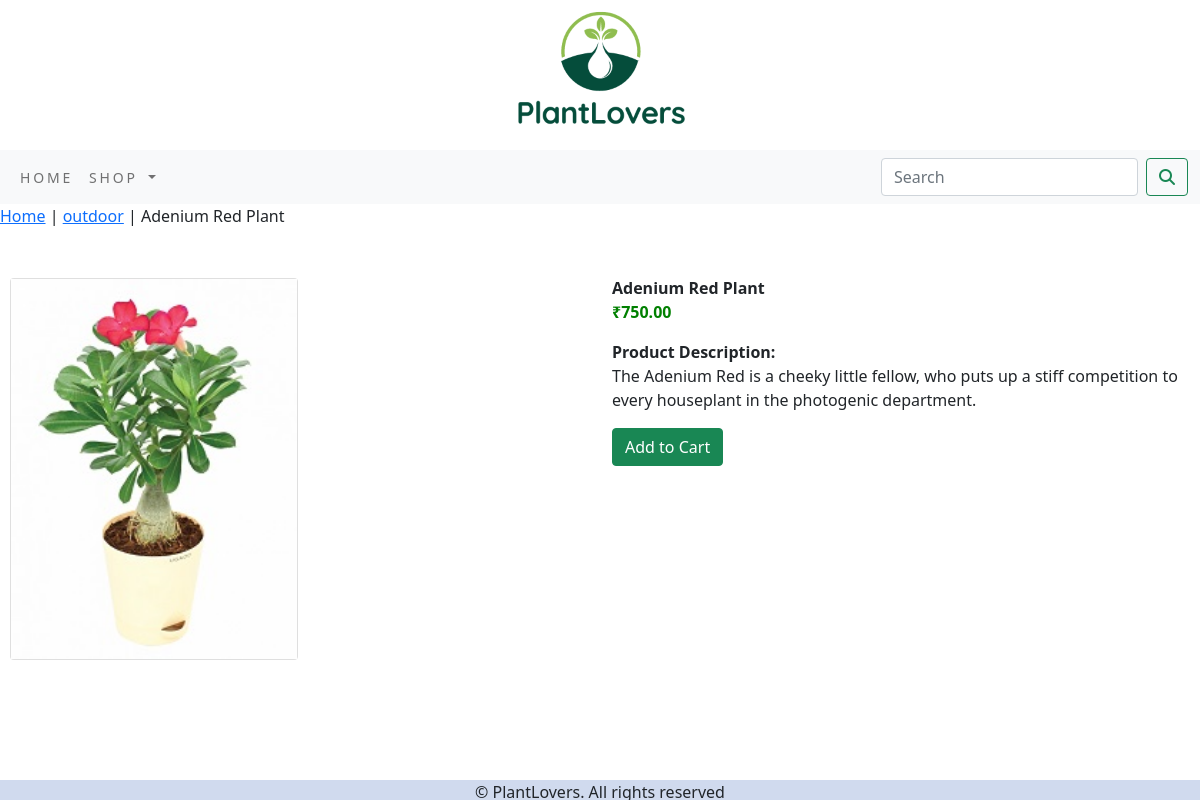
Screenshot of /shopapp/outdoor/adenium-red-plant/ with the database file from the repository.
### shopapp/models.py (models this page shows, shortened)
class Product(models.Model):
    name=models.CharField(max_length=250,unique=True)
    slug=models.SlugField(max_length=250,unique=True)
    description=models.TextField(blank=True)
    price=models.DecimalField(max_digits=10,decimal_places=2)
    category=models.ForeignKey(Category,on_delete=models.CASCADE)
    image=models.ImageField(upload_to='product',blank=True)
    stock=models.IntegerField()
    available=models.BooleanField(default=True)
    created=models.DateTimeField(auto_now_add=True)
    updated=models.DateTimeField(auto_now=True)
    class Meta:
        ordering=('name',)
        verbose_name='product'
        verbose_name_plural='products'

class Category(models.Model):
    name=models.CharField(max_length=250,unique=True)
    slug=models.SlugField(max_length=250,unique=True)
    description=models.TextField(blank=True)
    image=models.ImageField(upload_to='category',blank=True)
    class Meta:
        ordering=('name',)
        verbose_name='category'
        verbose_name_plural='categories'
    def get_url(self):
        return reverse('shopapp:products_by_category',args=[self.slug])
    def __str__(self):
        return '{}'.format(self.name)

### shopapp/views.py (the view)
# urls.py: path('<slug:c_slug>/<slug:product_slug>/',views.proDetail,name='prodCatdetail'),
def proDetail(request,c_slug,product_slug):
    try:
        product=Product.objects.get(category__slug=c_slug,slug=product_slug)
    except Exception as e:
        raise e
    return render(request,'product.html',{'product':product})

### cart/context_processors.py (called while the page is built)
def counter(request):
    item_count=0
    if 'admin'in request.path:
        return{}
    else:
        try:
            cart=Cart.objects.filter(cart_id=_cart_id(request))
            cart_items=CartItem.objects.all().filter(cart=cart[:1])
            for cart_item in cart_items:
                item_count +=cart_item.quantity
        except Cart.DoesNotExist:
            item_count=0
    return dict(item_count=item_count)

### cart/views.py (called while the page is built)
def _cart_id(request):
     cart=request.session.session_key
     if not cart:
          cart=request.session.create()
     return cart

### shopapp/context_processors.py (called while the page is built)
def menu_links(request):
    links=Category.objects.all()
    return dict(links=links)

### templates/product.html (shortened to what this page needs)
{% extends "base.html" %}
{% load static %}
{% block content %}
    <div class="row my_prod_row_class">
        <div class="mx-auto">
            <p><a href="{% url 'shopapp:allPodCat' %}">Home</a> | <a href="{{ product.category.get_url }}">{{product.category}}</a> | {{product.name}}</p>
        </div>
        <div class="container">
            <br>
            <div class="row">
                <div class="col-12 col-sm-12 col-ml-12 col-lg-6 text-center">
                    <div class="card" style="width: 18rem; margin: 10px">
                        <img src="{{product.image.url}}" alt="{{product.name}}">
                    </div>
                </div>
                <div class="col-12 col-sm-12 col-md-12 col-lg-6">
                   <div>
                        <h5 class="card-title"></h5><b>{{product.name}}</b></h5><br>
                        <p style="color:green;"><b>₹{{product.price}}</b></p>
                        <p class="card-text"><b>Product Description:</b><br>{{product.description}}</p>
                        {% if product.stock <= 0%}
                            <p class="text-justify my_prod_text"><b>Out of Stock</b></p>
                        {% else %}
                            <a class="btn btn-success" href="{% url 'cart:add_cart' product.id %}">Add to Cart</a>
                        {% endif %}
                    </div>
                </div>
            </div>
        </div>
    </div>
{% endblock %}

### static/css/custom.css (style rules this page uses)
body { font-family: 'Open Sans', sans-serif; }

### rows the page displays
Product: category "outdoor", name "Adenium Red Plant", image (picture), price "750.00", description "The Adenium Red is a cheeky little fellow, who puts up a stiff competition to every houseplant in the photogenic department."
